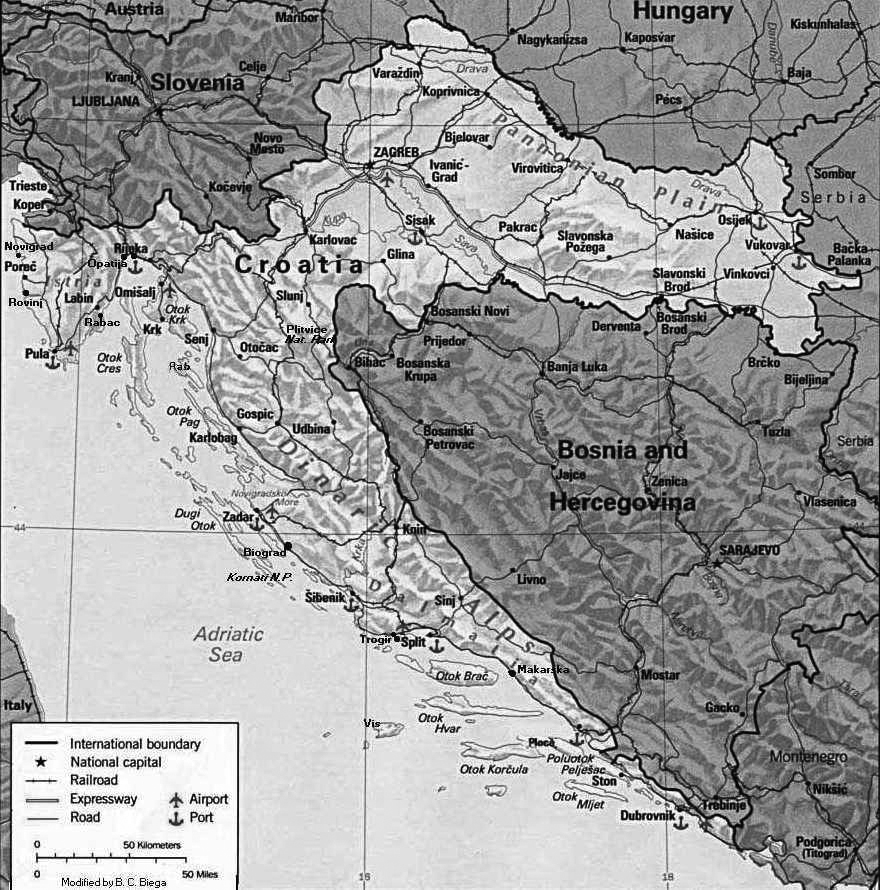
%> input picture materiale/On noise-20241118/map.jpg, 880 x 890 px
$ octave script2.m   (GNU Octave 9; MATLAB toolbox functions it lacks are replaced by stand-ins)
%> lines starting %> are read from the running program, lines starting %| are printed output that depends on the picture
% Lettura immagine
img = imread("map.jpg");
%> img is the input picture: size 890x880 uint8; min 0, max 255, mean 157.5
m= size(img,1);
%> m = 890
n= size(img,2);
%> n = 880

%rumore casuale
density= 0.45;
noise_random = rand (m,n) < density;
noise_image= img;
noise_image(noise_random)=rand()*255;
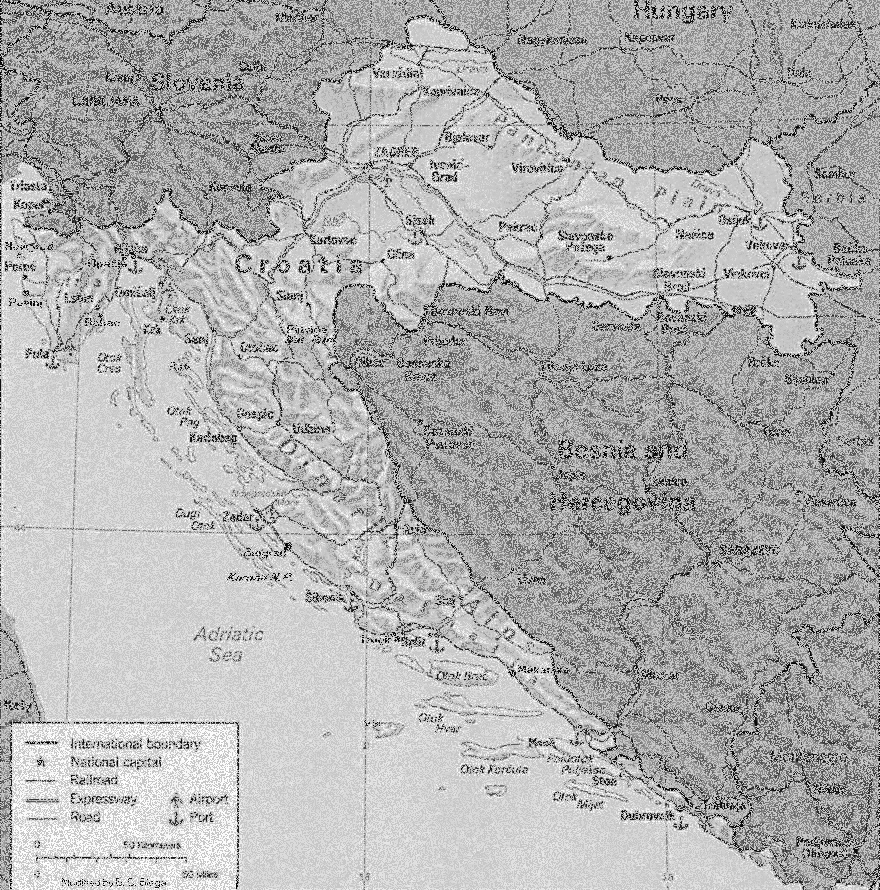
%> noise_image: size 890x880 uint8; min 0, max 255, mean 176.2


filter_average= fspecial("average");

subplot(2,2,1), imshow(noise_image), title("originale");

filtered_image = imfilter(noise_image,filter_average);
subplot(2,2,2), imshow(filtered_image), title("prima applicazione");

filtered_image = imfilter(filtered_image,filter_average);
subplot(2,2,3), imshow(filtered_image), title("seconda applicazione");

filtered_image = imfilter(filtered_image,filter_average);
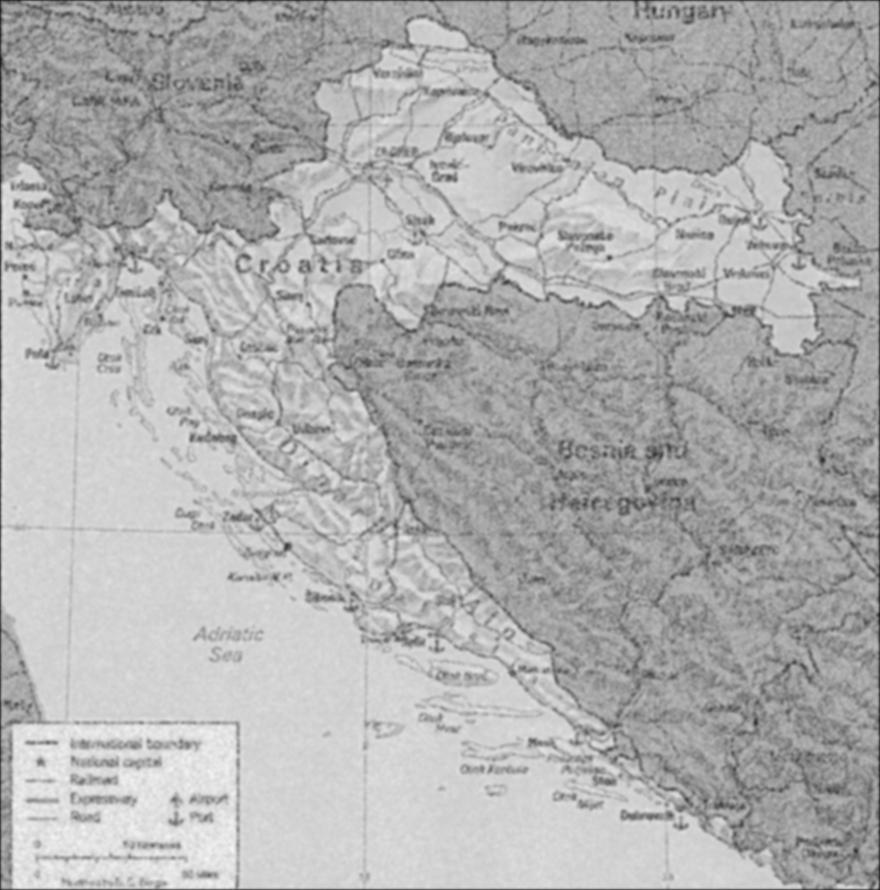
%> filtered_image: size 890x880 uint8; min 25, max 245, mean 175.7
subplot(2,2,4), imshow(filtered_image), title("terza applicazione");

$ run again, with materiale/On noise-20241118/etna.jpg copied over materiale/On noise-20241118/map.jpg
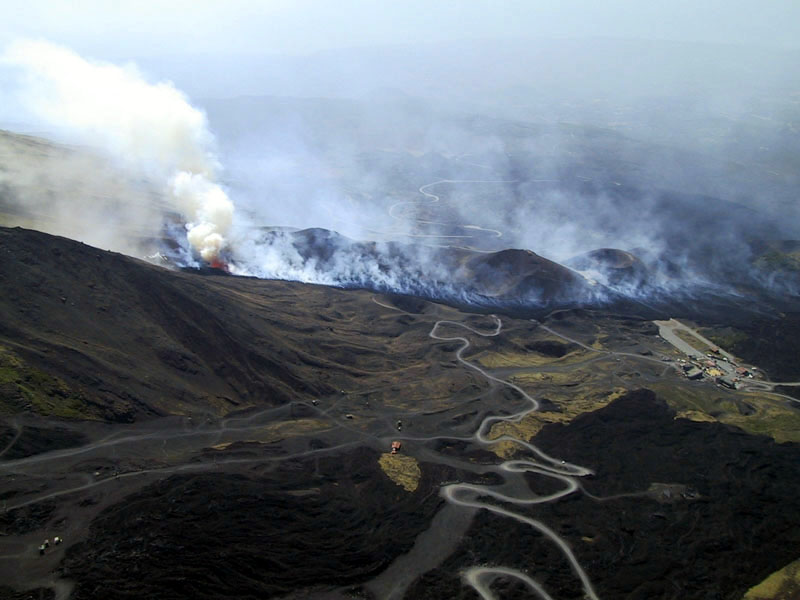
%> input picture materiale/On noise-20241118/etna.jpg, 800 x 600 px
%> img is the input picture: size 600x800x3 uint8; mean R, G, B 101.8, 110.5, 119.4
%> `noise_image(noise_random)=rand()*255;`:
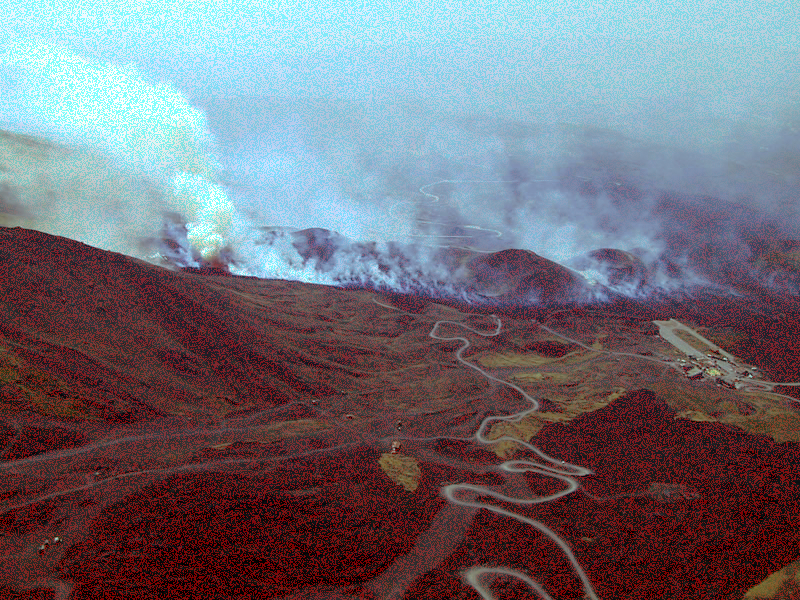
%> noise_image: size 600x800x3 uint8; mean R, G, B 113.6, 110.5, 119.4
%> `filtered_image = imfilter(filtered_image,filter_average);`:
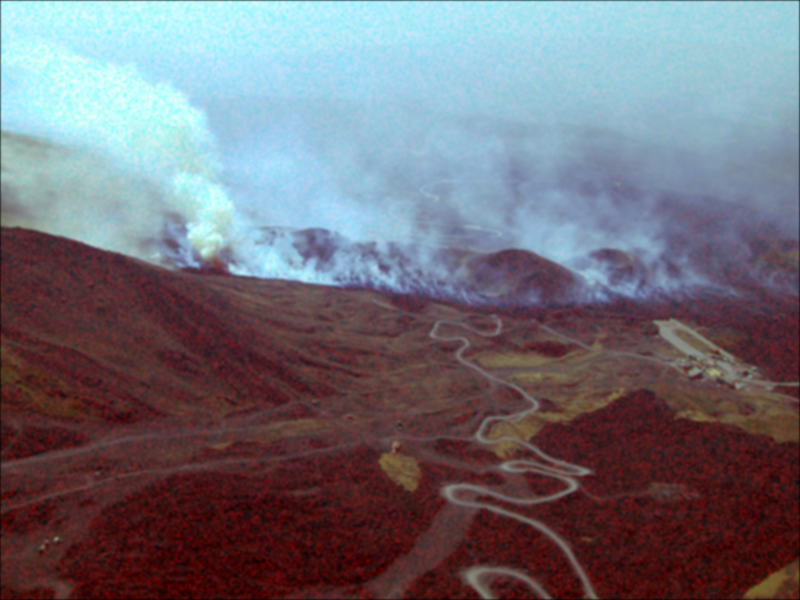
%> filtered_image: size 600x800x3 uint8; mean R, G, B 113.3, 110.1, 119
